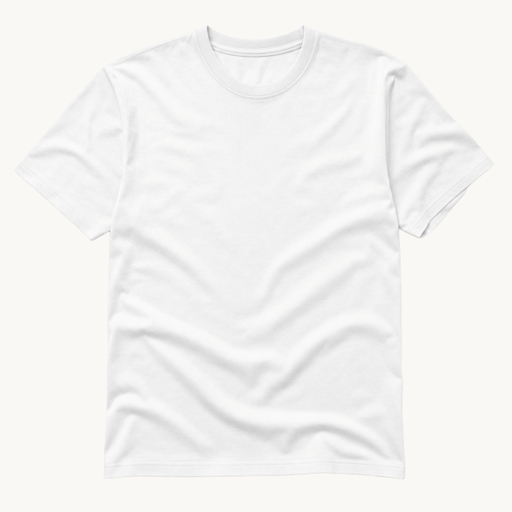
#> input picture audit/psd-composites/tshirt-white-front.png, 512 x 512 px, found by its file name
$ python make_cutout_contact.py
#> lines starting #> are read from the running program, lines starting #| are printed output that depends on the picture
from pathlib import Path
from PIL import Image, ImageDraw
root=Path('/home/ubuntu/trynex-lifestyle/artifacts/trynex-storefront/public/mockups/normalized-cutouts')
out=Path('/home/ubuntu/trynex-lifestyle/docs/normalized-cutouts-apparel-contact.png')
items=[('tshirt-white-front.png'),('tshirt-navy-back.png'),('longsleeve-white-front.png'),('longsleeve-forest-back.png'),('hoodie-white-front.png'),('hoodie-burgundy-back.png')]
cellw,cellh=500,520
sheet=Image.new('RGB',(cellw*3,cellh*2),'white')
#> sheet: PIL image 1500x1040 RGB; every value is 255
for i,name in enumerate(items):
    im=Image.open(root/name).convert('RGBA'); im.thumbnail((460,460),Image.Resampling.LANCZOS)
    bg=Image.new('RGB',(cellw,cellh),'white'); bg.paste(im,((cellw-im.width)//2,10),im)
#> after `bg = Image.new('RGB', (cellw, cellh), 'white')`: bg: PIL image 500x520 RGB; every value is 255
#> after `bg.paste(im, ((cellw - im.width) // 2, 10), im)`:
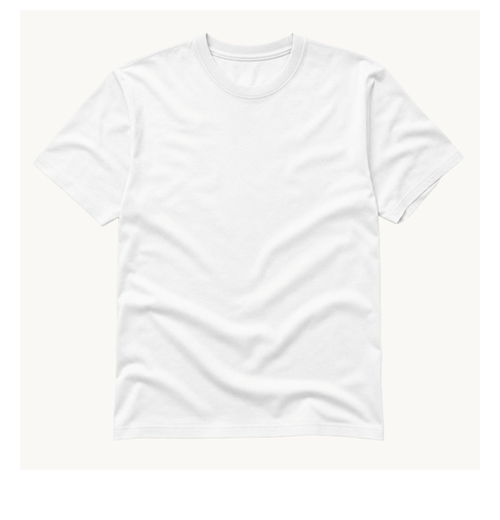
#> bg: PIL image 500x520 RGB; mean R, G, B 245.9, 245.2, 244.1
    ImageDraw.Draw(bg).text((12,486),name,fill='black'); sheet.paste(bg,((i%3)*cellw,(i//3)*cellh))
#> after `sheet.paste(bg, (i % 3 * cellw, i // 3 * cellh))`:
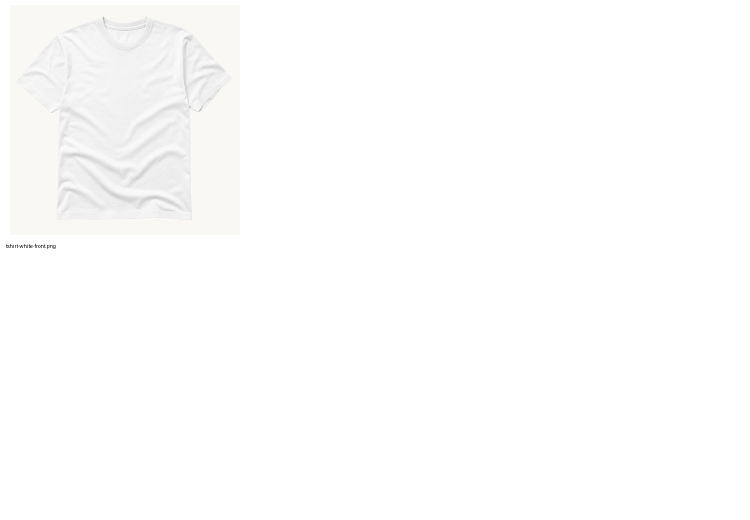
#> sheet: PIL image 1500x1040 RGB (shown at 1/2 size); mean R, G, B 253.4, 253.3, 253.1
#> (the run stopped early here; a loop or call above may not have finished)
